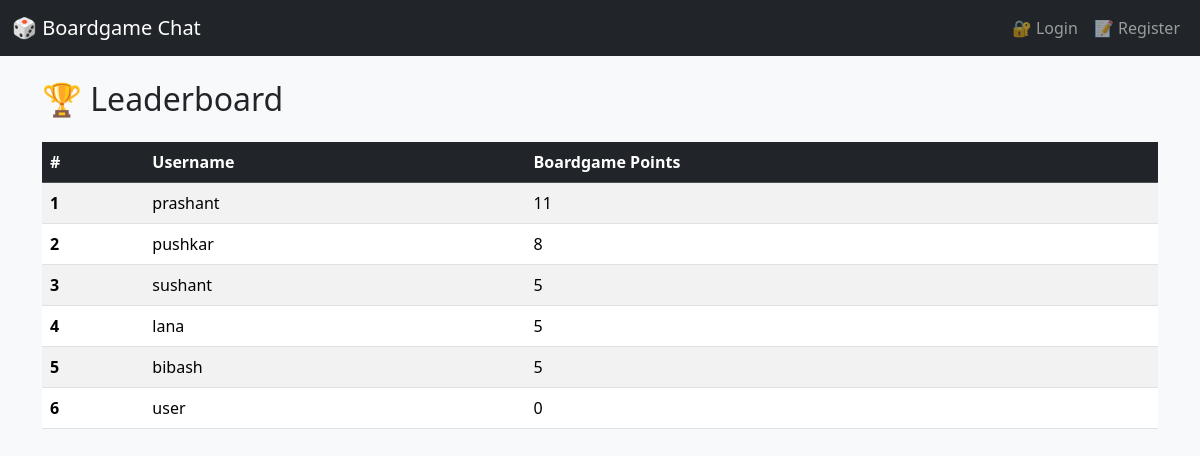
The app's page /leaderboard with its own data.
### app/models.py (models this page shows, shortened)
class User(db.Model, UserMixin):
    id = db.Column(db.Integer, primary_key=True)
    username = db.Column(db.String(20), unique=True, nullable=False)
    password = db.Column(db.String(100), nullable=False)
    boardgame_points = db.Column(db.Integer, default=0)
    links = db.relationship('Link', backref='author', lazy=True)
    ratings = db.relationship('Rating', backref='rater', lazy=True)
    hidden = db.relationship('Link',
                             secondary=hidden_links,
                             backref='hidden_by',
                             lazy='dynamic')

### app/routes.py (the view)
@main.route('/leaderboard')
def leaderboard():
    users = User.query.order_by(User.boardgame_points.desc()).all()
    return render_template('leaderboard.html', users=users)

### app/templates/leaderboard.html
{% extends "base.html" %}
{% block content %}
  <h2 class="mb-4">🏆 Leaderboard</h2>
  {% if users %}
    <table class="table table-striped table-hover">
      <thead class="table-dark">
        <tr>
          <th scope="col">#</th>
          <th scope="col">Username</th>
          <th scope="col">Boardgame Points</th>
        </tr>
      </thead>
      <tbody>
        {% for user in users %}
          <tr>
            <th scope="row">{{ loop.index }}</th>
            <td>{{ user.username }}</td>
            <td>{{ user.boardgame_points }}</td>
          </tr>
        {% endfor %}
      </tbody>
    </table>
  {% else %}
    <p>No users found.</p>
  {% endif %}
{% endblock %}

### records on screen
User: username "prashant", boardgame_points "11"
User: username "pushkar", boardgame_points "8"
User: username "sushant", boardgame_points "5"
User: username "lana", boardgame_points "5"
User: username "bibash", boardgame_points "5"
User: username "user", boardgame_points "0"
